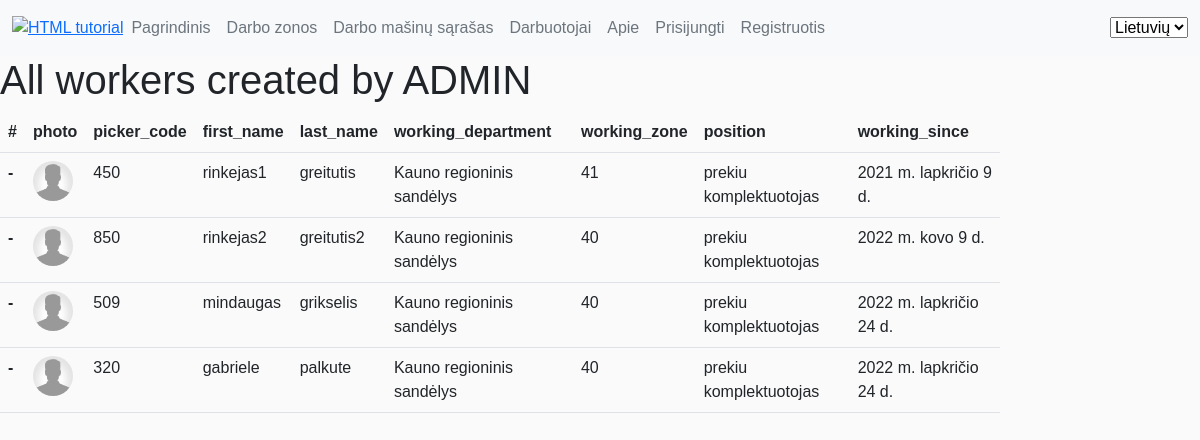
/lm/workers/, run on an earlier commit of the app's database.
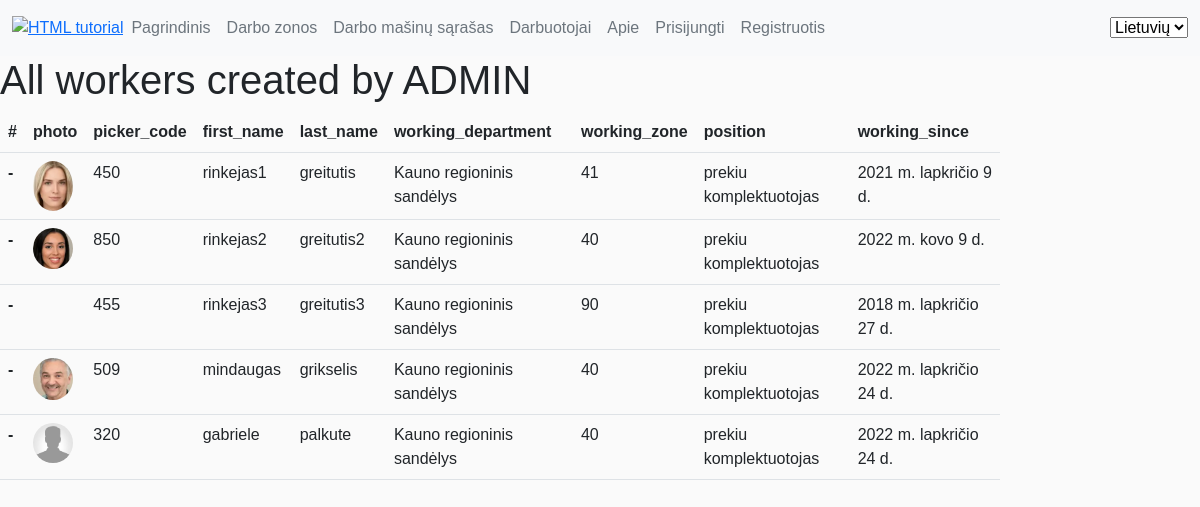
And on a later commit of the database.
### lm/models.py (models this page shows, shortened)
class Darbuotojas (models.Model):
    picker_code = models.CharField(_('Piker code'), help_text='rinkejo_kodas', max_length=3, unique=True)
    first_name = models.CharField(_('First name'), help_text='Vardas', max_length=80)
    last_name = models.CharField(_('Last name'), help_text='Pavardė', max_length=80)
    working_zone = models.ForeignKey('Darbo_zona_sandelyje', null=True, on_delete=models.SET_NULL)
    working_department_choices = (
        ('Vilniaus apsk', 'Vilniaus apsk'),
        ('Vilniaus regioninis sandėlys', 'Vilniaus regioninis sandėlys'),
        ('Kauno apsk', 'Kauno apsk'),
        ('Kauno regioninis sandėlys', 'Kauno regioninis sandėlys'),
        ('Klaipėdos apsk', 'Klaipėdos apsk'),
    )
    working_department = models.CharField(_('Working disctric or logistic warehouse'),max_length=80, choices=working_department_choices, default='Kauno regioninis sandėlys',
                                help_text='Kurioje (-iame) apskrityje/logistikos sandėlyje dirbate', blank=True)
    position_choices = (
        ('grupes vadovas', 'grupes vadovas'),
        ('grupes vadovo asistentas', 'grupes vadovo asistentas'),
        ('grupes vadovo asistentas', 'grupes vadovo asistentas'),
        ('prekiu komplektuotojas', 'prekiu komplektuotojas'))
    position = models.CharField(_('Working position'), max_length=80, choices=position_choices, default='prekiu komplektuotojas', help_text='Darbuotojo pareigos', blank=True)
    photo = models.ImageField(help_text='Darbuotojo foto arba avataras', upload_to='photos', null=True, blank=True)
    working_since = models.DateField(_('Working since'), help_text='Darbo pradžia LIDL imoneje', null=True, blank=True)
    class Meta:
        ordering = ['last_name', 'first_name']
        verbose_name = _("Worker")
        verbose_name_plural = _("Workers")

class Darbo_zona_sandelyje (models.Model):
    zone_choices = (
        ('20','20 - HR'),
        ('40','40 - MOPRO'),
        ('41', '41 - Pienas'),
        ('60', '60 - TIKO'),
        ('61', '61 - BakeOff'),
        ('70', '70 - Fruits'),
        ('80', '80 - Mėsa'),
        ('90', '90 - NonFood')
        )
    zone_code = models.CharField(_('Working zone code'), max_length=80, choices=zone_choices, default='40', help_text='Darbo zona sandėlyje',
    blank=True, unique=True)
    zone_description=models.CharField(_('Description'), max_length=80, help_text='Zonos aprasymas pvz 60-Tiko')
    class Meta:
        ordering = ['zone_code']
        verbose_name = _("Working zone")
        verbose_name_plural = _("Working zones")
    def __str__(self):
        return f'{self.zone_code}'

### lm/views.py (the view)
# urls.py: path('workers/', views.workers, name='workers'),
def workers(request):
    workers = Darbuotojas.objects.all()
    context = {
        'workers': workers
    }
    return render(request, 'lm/workers.html', context=context)

### lm/templates/lm/workers.html (shortened to what this page needs)
{% extends 'base.html' %}
{% load i18n %}
{% load static %}
{% block content %}
<h1>{% trans "All workers created by ADMIN" %} </h1>
<table class="table">
  <thead>
    <tr>
      <th scope="col">#</th>
      <th scope="col">photo</th>
      <th scope="col">picker_code</th>
      <th scope="col">first_name</th>
      <th scope="col">last_name</th>
      <th scope="col">working_department</th>
      <th scope="col">working_zone</th>
          <th scope="col">position</th>
          <th scope="col">working_since</th>
    </tr>
  </thead>
  {% for worker in workers %}
  <tbody>
    <tr>
      <th scope="row">-</th>
      <td>        <img width=40vh class="rounded-circle account-img" src="{%if worker.photo%} {{worker.photo.url}} {% endif %}">
</td>
      <td>{{worker.picker_code}}</td>
      <td>{{worker.first_name}}</td>
      <td>{{worker.last_name}}</td>
            <td>{{worker.working_department}}</td>
            <td>{{worker.working_zone}}</td>
            <td>{{worker.position}}</td>
            <td>{{worker.working_since}}</td>
    </tr>
  </tbody>
   {% endfor %}
</table>
{% endblock %}

What changed in the data, as far as the page shows it:
changed Darbuotojas "rinkejas1": photo: picture added in place of a placeholder
changed Darbuotojas "rinkejas2": photo: picture added in place of a placeholder
added Darbuotojas: picker_code "455", first_name "rinkejas3", last_name "greitutis3", working_department "Kauno regioninis sandėlys", working_zone "90", position "prekiu komplektuotojas", working_since "2018 m. lapkričio 27 d."
changed Darbuotojas "mindaugas": photo: picture added in place of a placeholder
